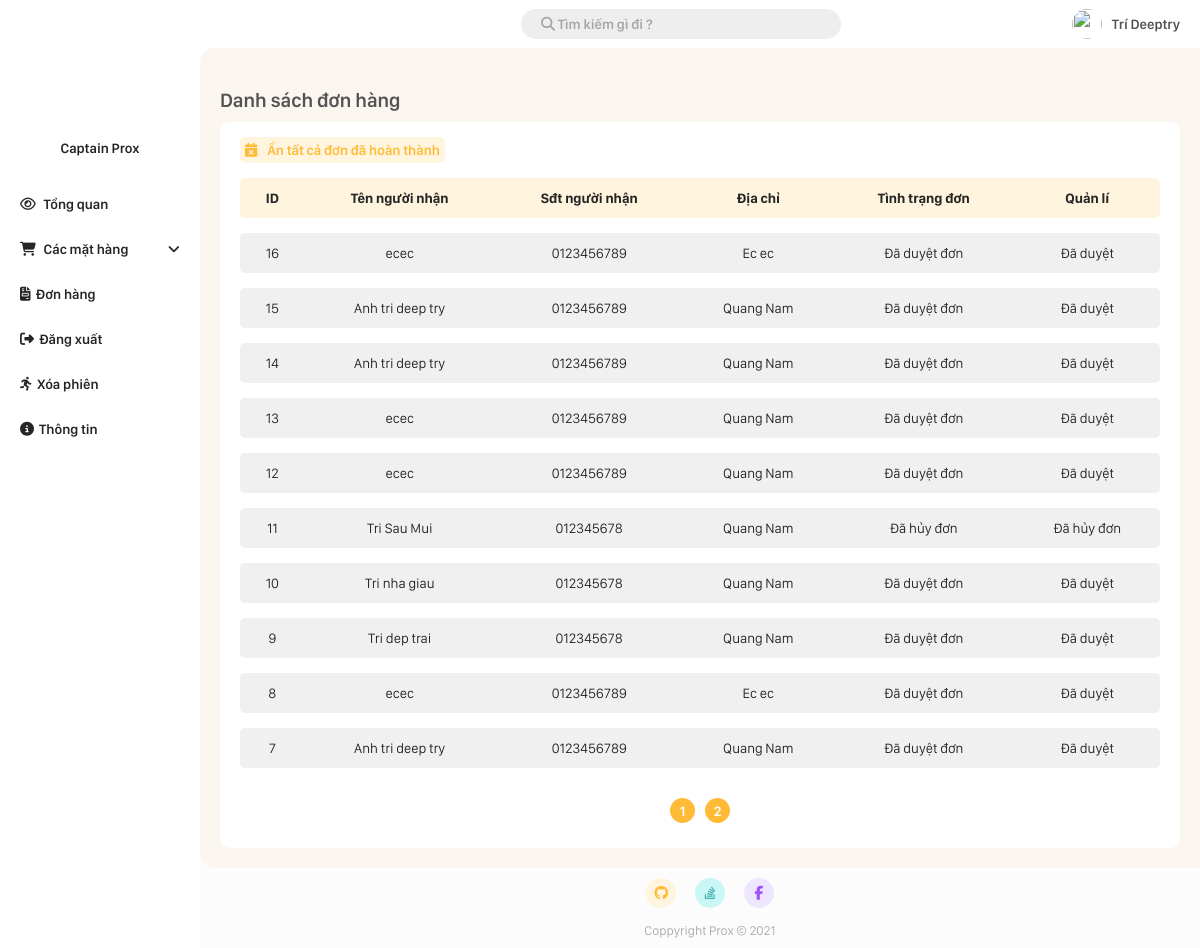
/Admin/bill.php (signed in), run on an earlier commit of the app's database.
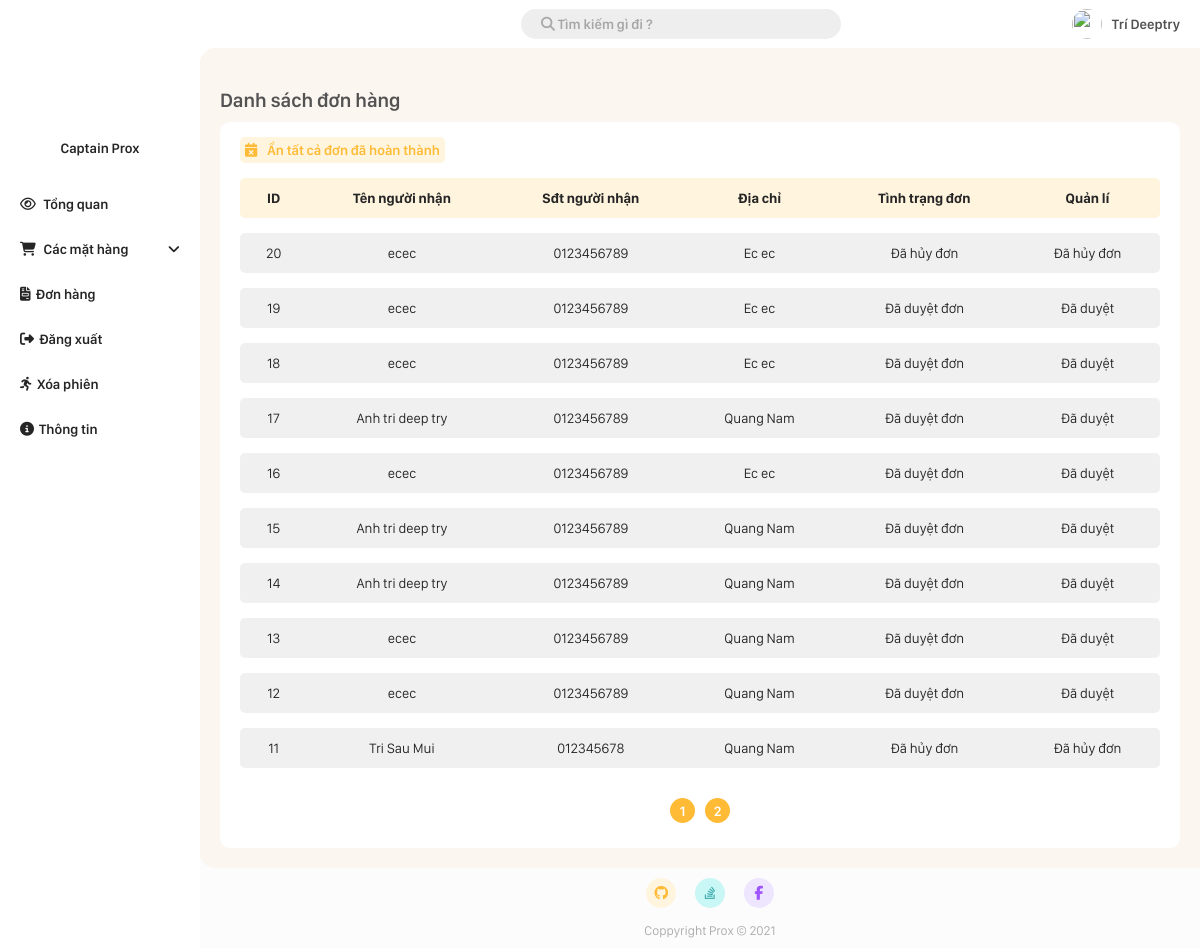
And on a later commit of the database.
### tables this page shows
CREATE TABLE `bill` (
  `id` int(11) NOT NULL,
  `customer_id` int(11) NOT NULL,
  `time_order` datetime NOT NULL DEFAULT CURRENT_TIMESTAMP,
  `recipient_name` varchar(20) NOT NULL,
  `customer_phone` varchar(20) NOT NULL,
  `customer_address` varchar(30) NOT NULL,
  `note` varchar(30) NOT NULL,
  `status` tinyint(4) NOT NULL
);

### Admin/bill.php (the view, shortened to what the changed rows need)
<!DOCTYPE html>
<html lang="en">
<head>
    <link rel="stylesheet" href="./CSS/style.css?v=4.5">
</head>
<body>
        <?php
            $page = 1;
            $search = "";
            $number_of_post_query = "SELECT count(*) FROM bill WHERE (customer_id = '$search') OR (id = '$search') OR (recipient_name like '%$search%')";
            $post_array = mysqli_query($connect, $number_of_post_query);
            $result_array = mysqli_fetch_array($post_array);
            $number_of_post = $result_array['count(*)'];
            $number_post_per_page = 10;
            $number_of_page = ceil($number_of_post/$number_post_per_page);
            $number_of_skip_page = $number_post_per_page * ($page - 1);
            $querry = "SELECT * FROM bill WHERE (customer_id = '$search') OR (id = '$search') OR (recipient_name like '%$search%') ORDER BY id DESC LIMIT $number_post_per_page OFFSET $number_of_skip_page ";
            $result = mysqli_query($connect, $querry);
        ?>
        <div class="grid-container">
                <?php require_once "./root/navbar.php"; ?>
                <?php require_once "./root/sidebar.php"; ?>
            <div class="container-main">
                <h1 class="main-title">Danh sách đơn hàng</h1>
                <div class="add-new-item">
                    <table class="styled-table">
                        <thead>
                            <tr>
                                <th>ID</th>
                                <th>Tên người nhận</th>
                                <th>Sđt người nhận</th>
                                <th>Địa chỉ</th>
                                <th>Tình trạng đơn</th>
                                <th>Quản lí</th>
                            </tr>
                        </thead>
                        <tbody>
                            <?php foreach($result as $bill){ ?>
                                <tr>
                                    <td><a href="./view-infomation/bill_detail.php?bill_detail=<?php echo $bill['id'] ?>"><?php echo $bill['id'] ?></a></td>
                                    <td><a href="./view-infomation/bill_detail.php?bill_detail=<?php echo $bill['id'] ?>"><?php echo $bill['recipient_name'] ?></a></td>
                                    <td><a href="./view-infomation/bill_detail.php?bill_detail=<?php echo $bill['id'] ?>"><?php echo $bill['customer_phone'] ?></a></td>
                                    <td><a href="./view-infomation/bill_detail.php?bill_detail=<?php echo $bill['id'] ?>"><?php echo $bill['customer_address'] ?></a></td>
                                    <td><a href="./view-infomation/bill_detail.php?bill_detail=<?php echo $bill['id'] ?>">
                                        <?php
                                            if($bill['status'] == 1){
                                                echo "Chờ duyệt đơn";
                                            }else if($bill['status'] == 2){
                                                echo "Đã duyệt đơn";
                                            }else if($bill['status'] == 3){
                                                echo "Đã hủy đơn";
                                            }
                                        ?>
                                    </a>
                                    </td>
                                    <td>
                                        <?php
                                            if($bill['status'] == 1){
                                                echo '<a class="link-button" href="?approve=' . $bill["id"] . '"><i class="fas fa-check"></i>Duyệt</a>';
                                                echo '<a class="link-button" href="?cancel=' . $bill["id"] . '"><i class="fas fa-times"></i></i>Hủy</a>';
                                            }else if($bill['status'] == 2){
                                                echo 'Đã duyệt';
                                            }else if($bill['status'] == 3){
                                                echo 'Đã hủy đơn';
                                            }
                                        ?>
                                    </td>
                                </tr>
                            <?php } ?>
                        </tbody>
                    </table>
                    <div class="page_number_list">
                        <?php for($i = 1 ; $i<= $number_of_page ; $i++){?>
                            <div class="page_number">
                                <a href="?page=<?php echo $i; ?>&search=<?php echo $search; ?>">
                                    <?php echo $i; ?>
                                </a>
                            </div>
                        <?php } ?>
                    </div>
                </div>
            </div>
                <?php require_once "./root/footer.php"; ?>
        </div>
</body>
</html>

What changed in the data, as far as the page shows it:
no longer on this page (row unchanged): bill: id "10", recipient_name "Tri nha giau", customer_phone "012345678", customer_address "Quang Nam", status "Đã duyệt đơn"
no longer on this page (row unchanged): bill: id "9", recipient_name "Tri dep trai", customer_phone "012345678", customer_address "Quang Nam", status "Đã duyệt đơn"
no longer on this page (row unchanged): bill: id "8", recipient_name "ecec", customer_phone "0123456789", customer_address "Ec ec", status "Đã duyệt đơn"
no longer on this page (row unchanged): bill: id "7", recipient_name "Anh tri deep try", customer_phone "0123456789", customer_address "Quang Nam", status "Đã duyệt đơn"
added bill: id "20", recipient_name "ecec", customer_phone "0123456789", customer_address "Ec ec", status "Đã hủy đơn"
added bill: id "19", recipient_name "ecec", customer_phone "0123456789", customer_address "Ec ec", status "Đã duyệt đơn"
added bill: id "18", recipient_name "ecec", customer_phone "0123456789", customer_address "Ec ec", status "Đã duyệt đơn"
added bill: id "17", recipient_name "Anh tri deep try", customer_phone "0123456789", customer_address "Quang Nam", status "Đã duyệt đơn"
